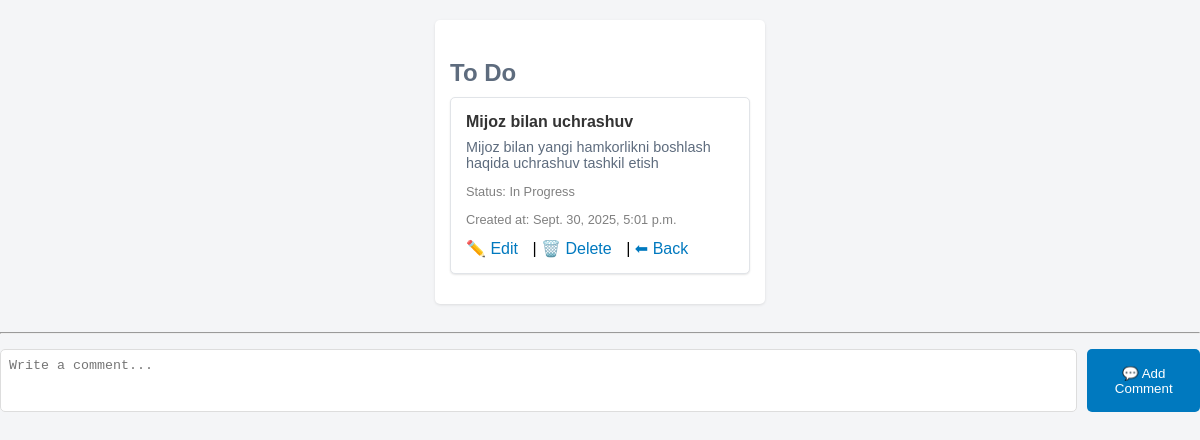
Screenshot of /detail/7/ with the database file from the repository.
### task_app/models.py (models this page shows, shortened)
class Task(models.Model):
    title = models.CharField(max_length=255)
    desc = models.TextField(blank=True, null=True)  # Make desc optional
    position = models.PositiveIntegerField(default=1)
    created_at = models.DateTimeField(auto_now_add=True)
    STATUS_CHOICES = [
        ('todo', 'To Do'),
        ('progress', 'In Progress'),
        ('done', 'Done')
    ]
    status = models.CharField(
        max_length=10,  # 'todo', 'progress', or 'done' will fit here
        choices=STATUS_CHOICES,
        default='todo'
    )
    PRIORITY_CHOICES = [
        ('low', 'Low'),
        ('medium', 'Medium'),
        ('high', 'High')
    ]
    priority = models.CharField(
        max_length=6,  # 'Low', 'Medium', or 'High' will fit here
        choices=PRIORITY_CHOICES,
        default='low'  # Default to 'Medium'
    )
    tags = models.ManyToManyField('Tag', blank=True)
    owner = models.ForeignKey(User, on_delete=models.CASCADE)
    assignee = models.ForeignKey(
        User,
        related_name='assigned_tasks',
        on_delete=models.SET_NULL,
        null=True,
        blank=True
    )
    class Meta:
        ordering = ['created_at']  # Optionally, you can order by creation date

### task_app/views.py (the view)
# urls.py: path('detail/<int:task_id>/', task_detail, name='task_detail'),
def task_detail(request, task_id):
    task = Task.objects.get(id=task_id)
    return render(request, 'task_detail.html', {'task': task, 'comments': task.comments.all()})

### task_app/templates/task_detail.html (shortened to what this page needs)
<!DOCTYPE html>
<html lang="en">
<head>
</head>
<body>
    <div class="board-container">
        <div class="column">
            <h3>To Do</h3>
            <div class="task-card" id="task-{{ task.id }}">
                <div class="task-title">{{ task.title }}</div>
                <div class="task-desc">{{ task.desc }}</div>
                <div class="task-meta">
                    <p>Status: {{ task.get_status_display }}</p>
                    <p>Created at: {{ task.created_at }}</p>
                </div>
                <div class="task-actions">
                    <a href="{% url 'task_edit' task.id %}">✏️ Edit</a> |
                    <a href="{% url 'task_delete' task.id %}">🗑️ Delete</a> |
                    <a href="{% url 'task_list_or_create' %}">⬅ Back</a>
                </div>
            </div>
        </div>
    </div>
    <hr>
    <div class="add-comment-box">
        <textarea id="comment-text" rows="3" placeholder="Write a comment..."></textarea>
        <button onclick="addComment()">💬 Add Comment</button>
    </div>
</body>
</html>

### task_app/templates/task_detail.html (style rules this page uses)
body { font-family: Arial, sans-serif; margin: 0; padding: 0; background-color: #f4f5f7; }
.board-container { display: flex; justify-content: space-around; padding: 20px; gap: 20px; }
.column { width: 300px; background-color: #ffffff; padding: 15px; border-radius: 5px; box-shadow: 0 1px 3px rgba(0, 0, 0, 0.1); }
.column h3 { font-size: 1.5em; margin-bottom: 10px; color: #5e6c7e; }
.task-card { background-color: #ffffff; border: 1px solid #e1e4e8; border-radius: 5px; padding: 15px; margin-bottom: 15px; box-shadow: 0 1px 2px rgba(0, 0, 0, 0.1); cursor: pointer; transition: transform 0.2s ease; }
.task-title { font-weight: bold; color: #333; margin-bottom: 8px; }
.task-desc { font-size: 0.9em; color: #5e6c7e; margin-bottom: 10px; }
.task-meta { font-size: 0.8em; color: gray; }
.task-actions a { text-decoration: none; margin-right: 10px; color: #0079bf; }
.add-comment-box { margin-top: 15px; display: flex; gap: 10px; }
.add-comment-box textarea { width: 100%; padding: 8px; border-radius: 5px; border: 1px solid #ddd; resize: none; }
.add-comment-box button { background-color: #0079bf; color: white; border: none; padding: 10px; border-radius: 5px; cursor: pointer; transition: background-color 0.2s; }

### rows the page displays
Task: title "Mijoz bilan uchrashuv", desc "Mijoz bilan yangi hamkorlikni boshlash haqida uchrashuv tashkil etish", status "In Progress", created_at "Sept. 30, 2025, 5:01 p.m."
